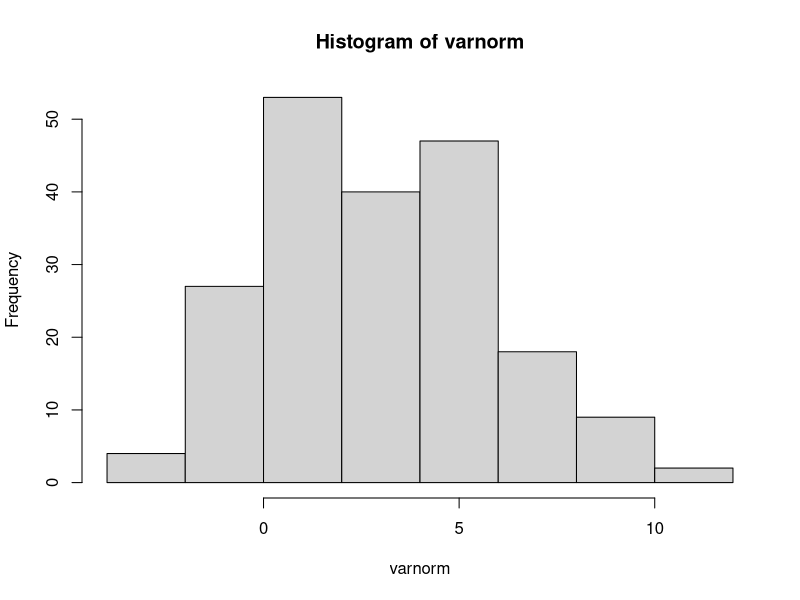
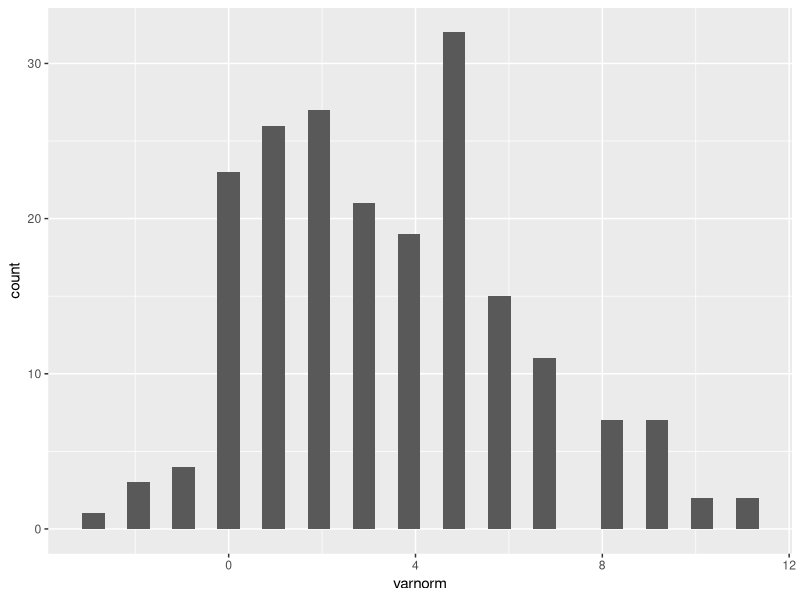
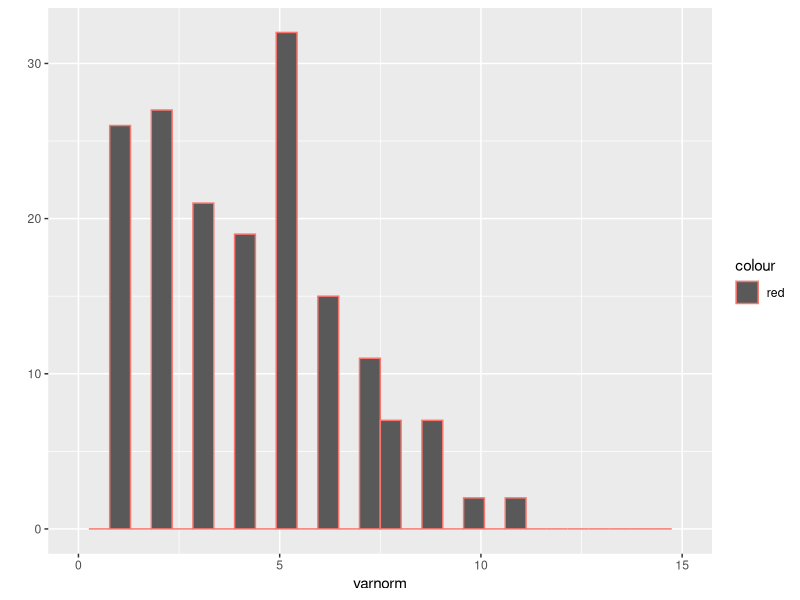
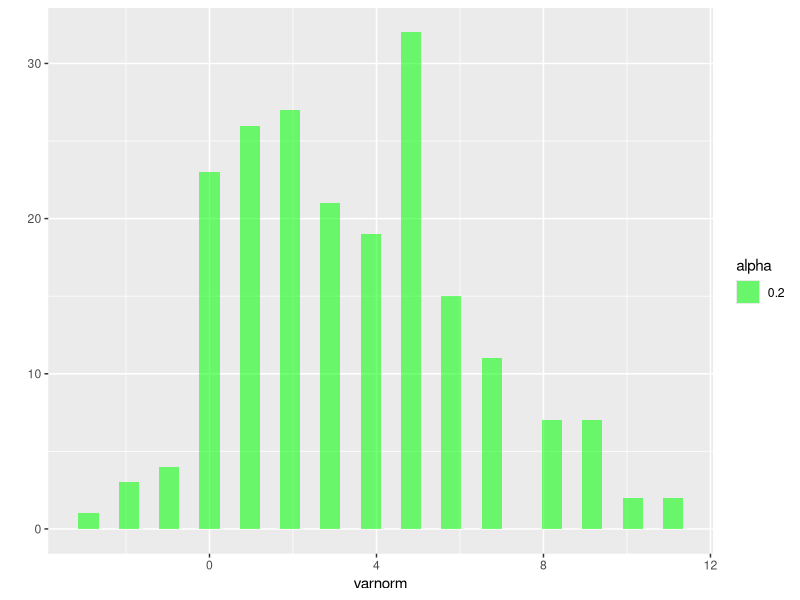
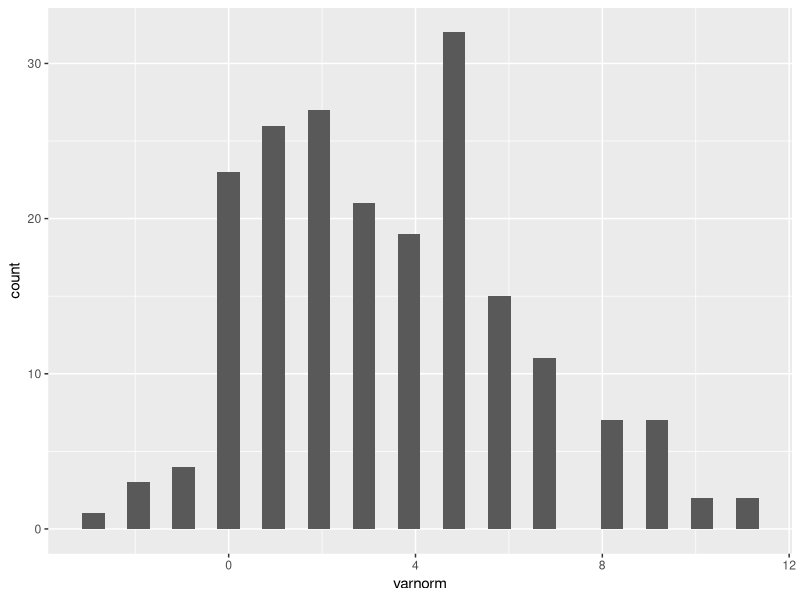
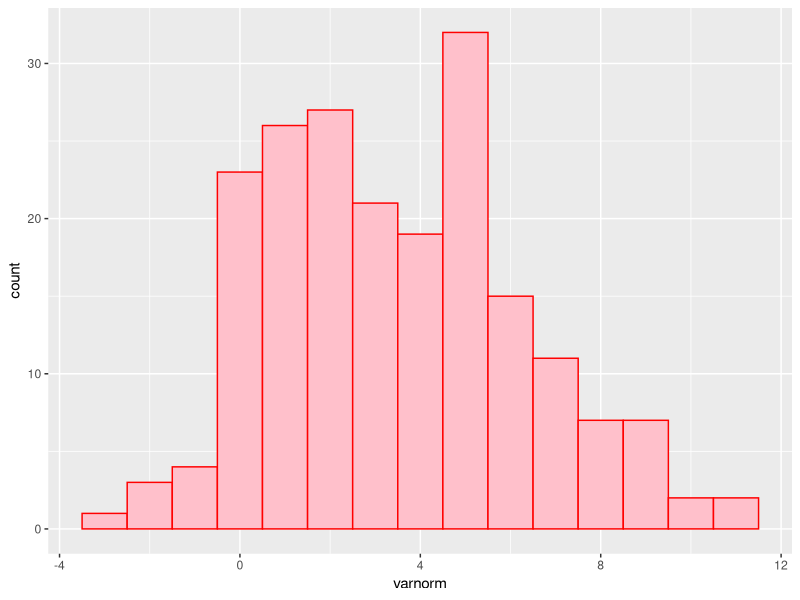
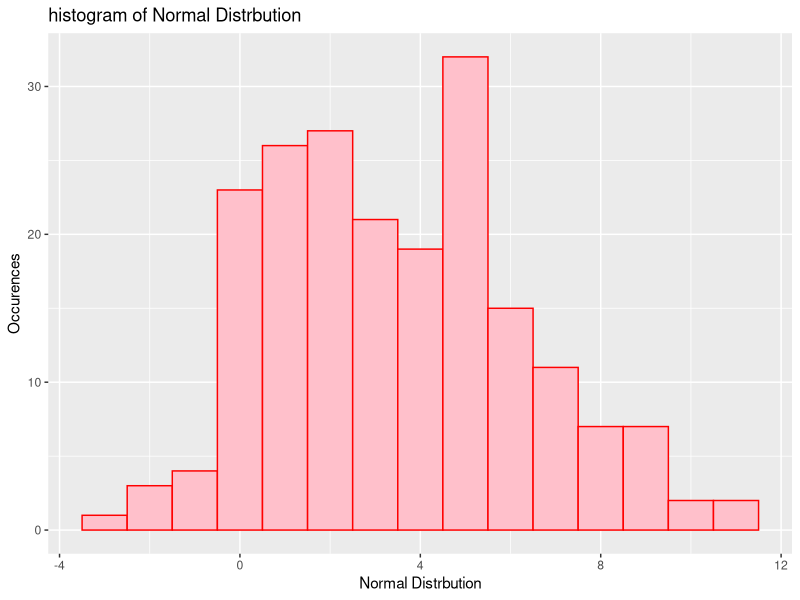
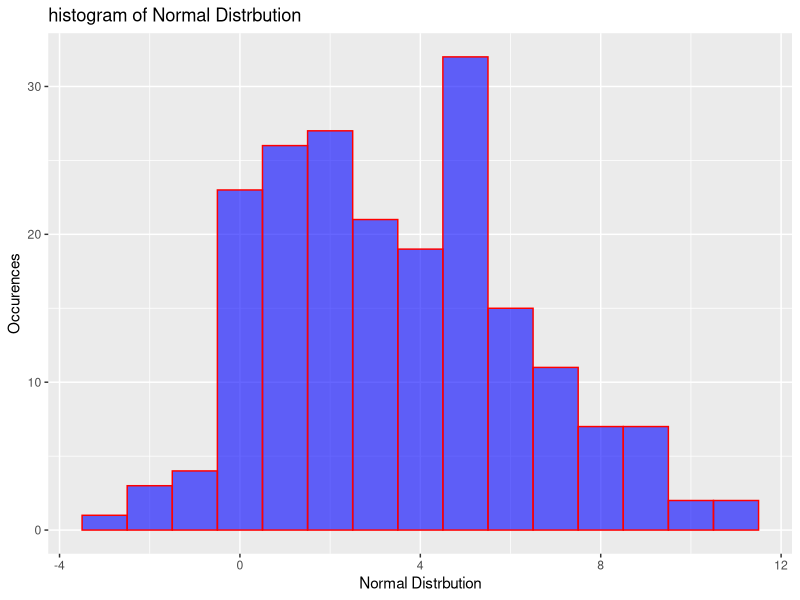

Source code (R) for these figures, in order:
#import gplot
library(ggplot2)
varnorm = as.integer(rnorm(200,4,3))
varunif = as.integer(runif(200,1,7))
Count = rnorm(200,10,5)

df = data.frame(varnorm,varunif,Count)

#
str(df)
summary(df)
#pass a colum straight into hist()

hist(varnorm)

#usin gplot ,lots of abilty to cutomize, but bit  more compliited

ggplot(data=df,aes(varnorm))+geom_histogram()

#clustring qplot
qplot(data=df,x=varnorm,geom= 'histogram' ,xlim = c(0,15),col='red')

#
qplot(varnorm,data=df,geom= 'histogram' ,alpha=0.2,fill=I('green'))

#ggplot(data,aesthetics)
p1 <- ggplot(df,aes(x=varnorm))
#Add histogram Geometry
p1 + geom_histogram()
#adding color 
p1 + geom_histogram(binwidth = 1,color='red',fill='pink')
#adding labele
p1 <- ggplot(df,aes(x=varnorm))
p1 + geom_histogram(binwidth = 1,color='red',fill='pink') + xlab("Normal Distrbution") + ylab("Occurences") + 
  ggtitle('histogram of Normal Distrbution ')


#change alpha (Transparency)
p1 <- ggplot(df,aes(x=varnorm))
p1 + geom_histogram(binwidth = 1,color='red',fill="blue",alpha=0.6) + xlab("Normal Distrbution") + ylab("Occurences") + 
  ggtitle('histogram of Normal Distrbution ')

#line types

p1 <- ggplot(df,aes(x=varnorm))
p1 + geom_histogram(binwidth = 1,color='red',fill="blue",alpha=0.4,linetype="dotted") + xlab("Normal Distrbution") + ylab("Occurences") + 
  ggtitle('histogram of Normal Distrbution ')

#Advanceed  
p1 <- ggplot(df,aes(x=varnorm))
p1 + geom_histogram(binwidth = 0.5,aes(fill=factor(varnorm))) + xlab("Normal Distrbution") + ylab("Occurences") + 
  ggtitle('histogram of Normal Distrbution ')


